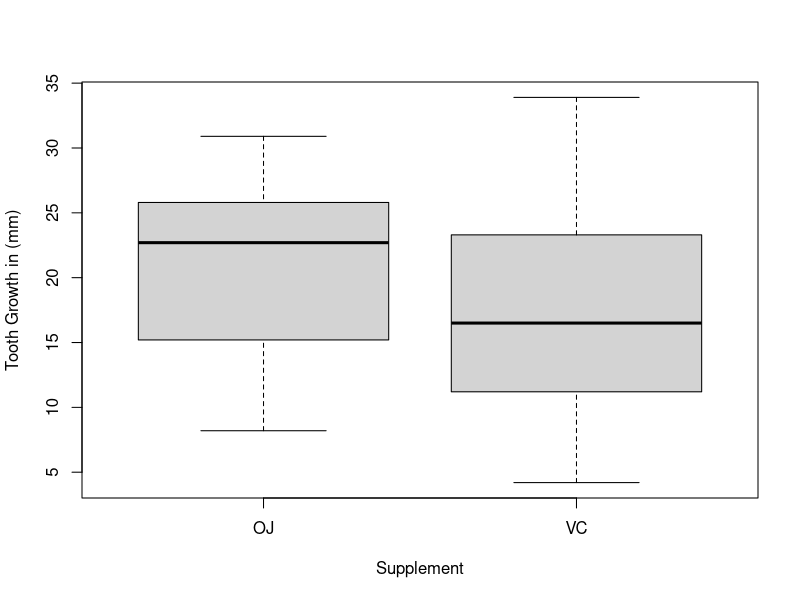
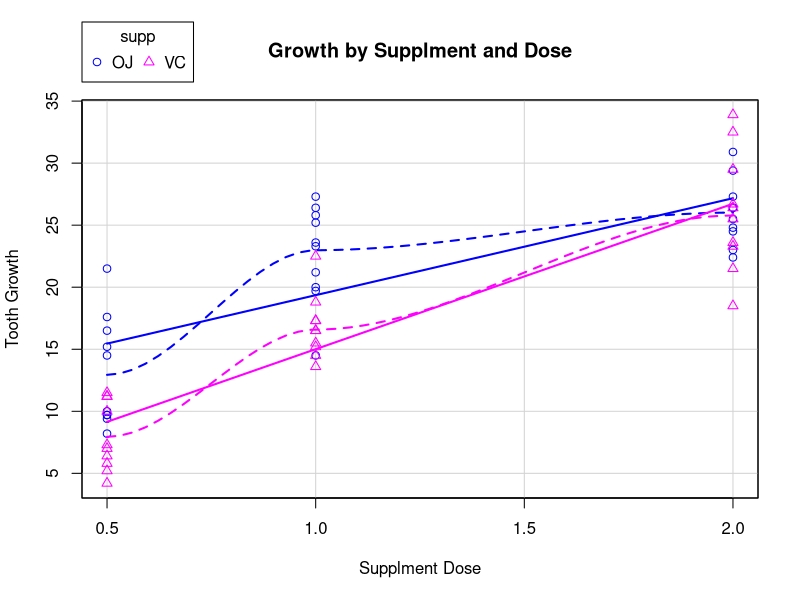

R code for these plots, in order:
## ---- chunk 1

knitr::opts_chunk$set(echo = TRUE)
library(knitr)
library(ggplot2)
##library(tinytex)
library(dplyr)
## ---- chunk 2
library(datasets)
library(knitr)
library(car)
data("ToothGrowth")
attach(ToothGrowth)
## ---- chunk 3
kable(head(ToothGrowth))
## ---- chunk 4

boxplot(ToothGrowth$len ~ ToothGrowth$supp, ylab = 'Tooth Growth in (mm)', xlab = 'Supplement', )

## ---- chunk 5

scatterplot(len ~ dose | supp, data=ToothGrowth,
   xlab="Supplment Dose", ylab="Tooth Growth",
   main="Growth by Supplment and Dose")

## ---- chunk 6
str(ToothGrowth)
kable(summary(ToothGrowth))

## ---- chunk 7
# Subset the data for confints
ToothGrowth_oj <- subset(ToothGrowth, supp=='OJ')
ToothGrowth_vc <- subset(ToothGrowth, supp=='VC')
ConfIntTable <- rbind(
mean(ToothGrowth$len) + c(-1, 1) * 1.96 * sd(ToothGrowth$len)/sqrt(nrow(ToothGrowth)),
mean(ToothGrowth_oj$len) + c(-1, 1) * 1.96 * sd(ToothGrowth_oj$len)/sqrt(nrow(ToothGrowth_oj)),
mean(ToothGrowth_vc$len) + c(-1, 1) * 1.96 * sd(ToothGrowth_vc$len)/sqrt(nrow(ToothGrowth_vc)))

row.names(ConfIntTable) = c('Overall', 'OJ', 'VC')
df_conf <- as.data.frame.matrix(ConfIntTable) 
df_conf %>% 
  rename(
    'ConfInt-Low' = 'V1',
    'ConfInt-High' = 'V2')


## ---- chunk 8
#Run Welch Test on entire Sample
    model1 <- t.test(len ~ supp, data = ToothGrowth)
    model1

# Run power tests to determine power properties of our sample
    all_delta <- power.t.test(n = nrow(ToothGrowth), power = .90, sd = sd(ToothGrowth$len))$delta
    all_size <-  power.t.test( power = .90, delta=3, sd = sd(ToothGrowth$len))$n
    all_power <- power.t.test(n = nrow(ToothGrowth), delta = 3, sd = sd(ToothGrowth$len))$power
## ---- chunk 9
five <- subset(ToothGrowth, dose == "0.5")
model2 <- t.test(len ~ supp, data = five)
model2

five_delta <- power.t.test(n = nrow(five), power = .90, sd = sd(five$len))$delta
five_size <-  power.t.test(delta = 3, power = .90, sd = sd(five$len))$n
five_power <- power.t.test(delta = 3,n = nrow(five) , sd = sd(five$len))$power
## ---- chunk 10
one <- subset(ToothGrowth, dose == "1")
model3 <- t.test(len ~ supp, data = one)
model3

one_delta <- power.t.test(n = nrow(one), power = .90, sd = sd(one$len))$delta
one_size <-  power.t.test(delta = 3, power = .90, sd = sd(one$len))$n
one_power <- power.t.test(delta = 3, n = nrow(one), sd = sd(one$len))$power
## ---- chunk 11
two <- subset(ToothGrowth, dose == "2")
model4 <- t.test(len ~ supp, data = two)
model4
two_delta <- power.t.test(n = nrow(two), power = .90, sd = sd(two$len))$delta
two_size <- power.t.test(delta = 3, power = .90, sd = sd(two$len))$n
two_power <- power.t.test(delta = 3,n = nrow(two), sd = sd(two$len))$power

